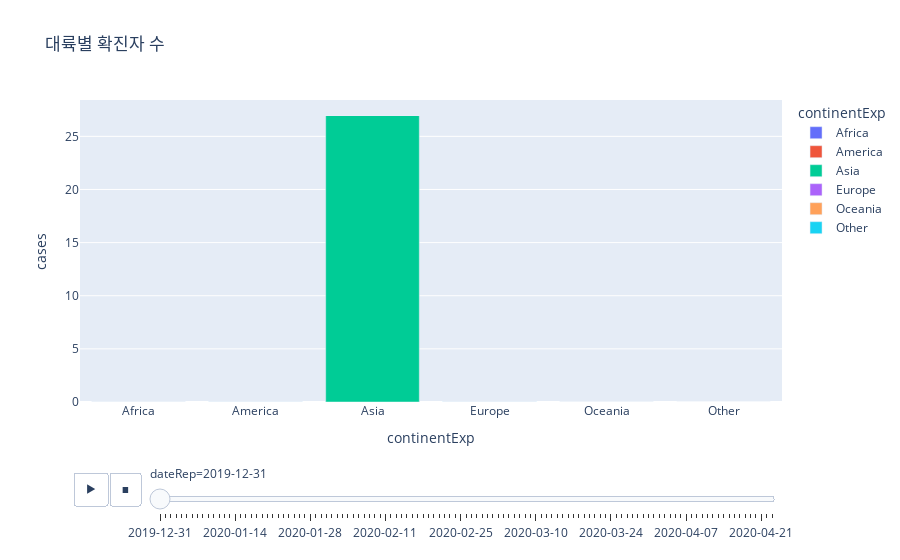

Notebook code for this chart:
### Code cell
Continent_Cases = px.bar(df, x="continentExp", y="cases", color = "continentExp",
             animation_frame="dateRep", title = "대륙별 확진자 수")
Continent_Cases.show()

### Figure 1 — Plotly figure (JSON) as saved in the notebook; plotly's stock layout.template omitted (floating-point values rounded to 4 significant figures)
{"data": [{"alignmentgroup": "True", "hovertemplate": "continentExp=%{x}<br>dateRep=2019-12-31<br>cases=%{y}<extra></extra>", "legendgroup": "Africa", "marker": {"color": "#636efa"}, "name": "Africa", "offsetgroup": "Africa", "orientation": "v", "showlegend": true, "textposition": "auto", "type": "bar", "x": ["Africa", "Africa", "Africa"], "xaxis": "x", "y": [0, 0, 0], "yaxis": "y"}, {"alignmentgroup": "True", "hovertemplate": "continentExp=%{x}<br>dateRep=2019-12-31<br>cases=%{y}<extra></extra>", "legendgroup": "America", "marker": {"color": "#EF553B"}, "name": "America", "offsetgroup": "America", "orientation": "v", "showlegend": true, "textposition": "auto", "type": "bar", "x": ["America", "America", "America", "America", "America", "America"], "xaxis": "x", "y": [0, 0, 0, 0, 0, 0], "yaxis": "y"}, {"alignmentgroup": "True", "hovertemplate": "continentExp=%{x}<br>dateRep=2019-12-31<br>cases=%{y}<extra></extra>", "legendgroup": "Asia", "marker": {"color": "#00cc96"}, "name": "Asia", "offsetgroup": "Asia", "orientation": "v", "showlegend": true, "textposition": "auto", "type": "bar", "x": ["Asia", "Asia", "Asia", "Asia", "Asia", "Asia", "Asia", "Asia", "Asia", "Asia", "Asia", "Asia", "Asia", "Asia", "Asia", "Asia", "Asia", "Asia", "Asia", "Asia", "Asia", "Asia", "Asia", "Asia", "Asia"], "xaxis": "x", "y": [0, 0, 0, 27, 0, 0, 0, 0, 0, 0, 0, 0, 0, 0, 0, 0, 0, 0, 0, 0, 0, 0, 0, 0, 0], "yaxis": "y"}, {"alignmentgroup": "True", "hovertemplate": "continentExp=%{x}<br>dateRep=2019-12-31<br>cases=%{y}<extra></extra>", "legendgroup": "Europe", "marker": {"color": "#ab63fa"}, "name": "Europe", "offsetgroup": "Europe", "orientation": "v", "showlegend": true, "textposition": "auto", "type": "bar", "x": ["Europe", "Europe", "Europe", "Europe", "Europe", "Europe", "Europe", "Europe", "Europe", "Europe", "Europe", "Europe", "Europe", "Europe", "Europe", "Europe", "Europe", "Europe", "Europe", "Europe", "Europe", "Europe", "Europe", "Europe", "Europe", "Europe", "Europe", "Europe", "Europe", "Europe"], "xaxis": "x", "y": [0, 0, 0, 0, 0, 0, 0, 0, 0, 0, 0, 0, 0, 0, 0, 0, 0, 0, 0, 0, 0, 0, 0, 0, 0, 0, 0, 0, 0, 0], "yaxis": "y"}, {"alignmentgroup": "True", "hovertemplate": "continentExp=%{x}<br>dateRep=2019-12-31<br>cases=%{y}<extra></extra>", "legendgroup": "Oceania", "marker": {"color": "#FFA15A"}, "name": "Oceania", "offsetgroup": "Oceania", "orientation": "v", "showlegend": true, "textposition": "auto", "type": "bar", "x": ["Oceania", "Oceania"], "xaxis": "x", "y": [0, 0], "yaxis": "y"}, {"alignmentgroup": "True", "hovertemplate": "continentExp=%{x}<br>dateRep=2019-12-31<br>cases=%{y}<extra></extra>", "legendgroup": "Other", "marker": {"color": "#19d3f3"}, "name": "Other", "offsetgroup": "Other", "orientation": "v", "showlegend": true, "textposition": "auto", "type": "bar", "x": ["Other"], "xaxis": "x", "y": [0], "yaxis": "y"}], "layout": {"barmode": "relative", "legend": {"title": {"text": "continentExp"}, "tracegroupgap": 0}, "sliders": [{"active": 0, "currentvalue": {"prefix": "dateRep="}, "len": 0.9, "pad": {"b": 10, "t": 60}, "steps": [{"args": [["2019-12-31"], {"frame": {"duration": 0, "redraw": true}, "fromcurrent": true, "mode": "immediate", "transition": {"duration": 0, "easing": "linear"}}], "label": "2019-12-31", "method": "animate"}, {"args": [["2020-01-01"], {"frame": {"duration": 0, "redraw": true}, "fromcurrent": true, "mode": "immediate", "transition": {"duration": 0, "easing": "linear"}}], "label": "2020-01-01", "method": "animate"}, {"args": [["2020-01-02"], {"frame": {"duration": 0, "redraw": true}, "fromcurrent": true, "mode": "immediate", "transition": {"duration": 0, "easing": "linear"}}], "label": "2020-01-02", "method": "animate"}, {"args": [["2020-01-03"], {"frame": {"duration": 0, "redraw": true}, "fromcurrent": true, "mode": "immediate", "transition": {"duration": 0, "easing": "linear"}}], "label": "2020-01-03", "method": "animate"}, {"args": [["2020-01-04"], {"frame": {"duration": 0, "redraw": true}, "fromcurrent": true, "mode": "immediate", "transition": {"duration": 0, "easing": "linear"}}], "label": "2020-01-04", "method": "animate"}, {"args": [["2020-01-05"], {"frame": {"duration": 0, "redraw": true}, "fromcurrent": true, "mode": "immediate", "transition": {"duration": 0, "easing": "linear"}}], "label": "2020-01-05", "method": "animate"}, {"args": [["2020-01-06"], {"frame": {"duration": 0, "redraw": true}, "fromcurrent": true, "mode": "immediate", "transition": {"duration": 0, "easing": "linear"}}], "label": "2020-01-06", "method": "animate"}, {"args": [["2020-01-07"], {"frame": {"duration": 0, "redraw": true}, "fromcurrent": true, "mode": "immediate", "transition": {"duration": 0, "easing": "linear"}}], "label": "2020-01-07", "method": "animate"}, {"args": [["2020-01-08"], {"frame": {"duration": 0, "redraw": true}, "fromcurrent": true, "mode": "immediate", "transition": {"duration": 0, "easing": "linear"}}], "label": "2020-01-08", "method": "animate"}, {"args": [["2020-01-09"], {"frame": {"duration": 0, "redraw": true}, "fromcurrent": true, "mode": "immediate", "transition": {"duration": 0, "easing": "linear"}}], "label": "2020-01-09", "method": "animate"}, {"args": [["2020-01-10"], {"frame": {"duration": 0, "redraw": true}, "fromcurrent": true, "mode": "immediate", "transition": {"duration": 0, "easing": "linear"}}], "label": "2020-01-10", "method": "animate"}, {"args": [["2020-01-11"], {"frame": {"duration": 0, "redraw": true}, "fromcurrent": true, "mode": "immediate", "transition": {"duration": 0, "easing": "linear"}}], "label": "2020-01-11", "method": "animate"}, {"args": [["2020-01-12"], {"frame": {"duration": 0, "redraw": true}, "fromcurrent": true, "mode": "immediate", "transition": {"duration": 0, "easing": "linear"}}], "label": "2020-01-12", "method": "animate"}, {"args": [["2020-01-13"], {"frame": {"duration": 0, "redraw": true}, "fromcurrent": true, "mode": "immediate", "transition": {"duration": 0, "easing": "linear"}}], "label": "2020-01-13", "method": "animate"}, {"args": [["2020-01-14"], {"frame": {"duration": 0, "redraw": true}, "fromcurrent": true, "mode": "immediate", "transition": {"duration": 0, "easing": "linear"}}], "label": "2020-01-14", "method": "animate"}, {"args": [["2020-01-15"], {"frame": {"duration": 0, "redraw": true}, "fromcurrent": true, "mode": "immediate", "transition": {"duration": 0, "easing": "linear"}}], "label": "2020-01-15", "method": "animate"}, {"args": [["2020-01-16"], {"frame": {"duration": 0, "redraw": true}, "fromcurrent": true, "mode": "immediate", "transition": {"duration": 0, "easing": "linear"}}], "label": "2020-01-16", "method": "animate"}, {"args": [["2020-01-17"], {"frame": {"duration": 0, "redraw": true}, "fromcurrent": true, "mode": "immediate", "transition": {"duration": 0, "easing": "linear"}}], "label": "2020-01-17", "method": "animate"}, {"args": [["2020-01-18"], {"frame": {"duration": 0, "redraw": true}, "fromcurrent": true, "mode": "immediate", "transition": {"duration": 0, "easing": "linear"}}], "label": "2020-01-18", "method": "animate"}, {"args": [["2020-01-19"], {"frame": {"duration": 0, "redraw": true}, "fromcurrent": true, "mode": "immediate", "transition": {"duration": 0, "easing": "linear"}}], "label": "2020-01-19", "method": "animate"}, {"args": [["2020-01-20"], {"frame": {"duration": 0, "redraw": true}, "fromcurrent": true, "mode": "immediate", "transition": {"duration": 0, "easing": "linear"}}], "label": "2020-01-20", "method": "animate"}, {"args": [["2020-01-21"], {"frame": {"duration": 0, "redraw": true}, "fromcurrent": true, "mode": "immediate", "transition": {"duration": 0, "easing": "linear"}}], "label": "2020-01-21", "method": "animate"}, {"args": [["2020-01-22"], {"frame": {"duration": 0, "redraw": true}, "fromcurrent": true, "mode": "immediate", "transition": {"duration": 0, "easing": "linear"}}], "label": "2020-01-22", "method": "animate"}, {"args": [["2020-01-23"], {"frame": {"duration": 0, "redraw": true}, "fromcurrent": true, "mode": "immediate", "transition": {"duration": 0, "easing": "linear"}}], "label": "2020-01-23", "method": "animate"}, {"args": [["2020-01-24"], {"frame": {"duration": 0, "redraw": true}, "fromcurrent": true, "mode": "immediate", "transition": {"duration": 0, "easing": "linear"}}], "label": "2020-01-24", "method": "animate"}, {"args": [["2020-01-25"], {"frame": {"duration": 0, "redraw": true}, "fromcurrent": true, "mode": "immediate", "transition": {"duration": 0, "easing": "linear"}}], "label": "2020-01-25", "method": "animate"}, {"args": [["2020-01-26"], {"frame": {"duration": 0, "redraw": true}, "fromcurrent": true, "mode": "immediate", "transition": {"duration": 0, "easing": "linear"}}], "label": "2020-01-26", "method": "animate"}, {"args": [["2020-01-27"], {"frame": {"duration": 0, "redraw": true}, "fromcurrent": true, "mode": "immediate", "transition": {"duration": 0, "easing": "linear"}}], "label": "2020-01-27", "method": "animate"}, {"args": [["2020-01-28"], {"frame": {"duration": 0, "redraw": true}, "fromcurrent": true, "mode": "immediate", "transition": {"duration": 0, "easing": "linear"}}], "label": "2020-01-28", "method": "animate"}, {"args": [["2020-01-29"], {"frame": {"duration": 0, "redraw": true}, "fromcurrent": true, "mode": "immediate", "transition": {"duration": 0, "easing": "linear"}}], "label": "2020-01-29", "method": "animate"}, {"args": [["2020-01-30"], {"frame": {"duration": 0, "redraw": true}, "fromcurrent": true, "mode": "immediate", "transition": {"duration": 0, "easing": "linear"}}], "label": "2020-01-30", "method": "animate"}, {"args": [["2020-01-31"], {"frame": {"duration": 0, "redraw": true}, "fromcurrent": true, "mode": "immediate", "transition": {"duration": 0, "easing": "linear"}}], "label": "2020-01-31", "method": "animate"}, {"args": [["2020-02-01"], {"frame": {"duration": 0, "redraw": true}, "fromcurrent": true, "mode": "immediate", "transition": {"duration": 0, "easing": "linear"}}], "label": "2020-02-01", "method": "animate"}, {"args": [["2020-02-02"], {"frame": {"duration": 0, "redraw": true}, "fromcurrent": true, "mode": "immediate", "transition": {"duration": 0, "easing": "linear"}}], "label": "2020-02-02", "method": "animate"}, {"args": [["2020-02-03"], {"frame": {"duration": 0, "redraw": true}, "fromcurrent": true, "mode": "immediate", "transition": {"duration": 0, "easing": "linear"}}], "label": "2020-02-03", "method": "animate"}, {"args": [["2020-02-04"], {"frame": {"duration": 0, "redraw": true}, "fromcurrent": true, "mode": "immediate", "transition": {"duration": 0, "easing": "linear"}}], "label": "2020-02-04", "method": "animate"}, {"args": [["2020-02-05"], {"frame": {"duration": 0, "redraw": true}, "fromcurrent": true, "mode": "immediate", "transition": {"duration": 0, "easing": "linear"}}], "label": "2020-02-05", "method": "animate"}, {"args": [["2020-02-06"], {"frame": {"duration": 0, "redraw": true}, "fromcurrent": true, "mode": "immediate", "transition": {"duration": 0, "easing": "linear"}}], "label": "2020-02-06", "method": "animate"}, {"args": [["2020-02-07"], {"frame": {"duration": 0, "redraw": true}, "fromcurrent": true, "mode": "immediate", "transition": {"duration": 0, "easing": "linear"}}], "label": "2020-02-07", "method": "animate"}, {"args": [["2020-02-08"], {"frame": {"duration": 0, "redraw": true}, "fromcurrent": true, "mode": "immediate", "transition": {"duration": 0, "easing": "linear"}}], "label": "2020-02-08", "method": "animate"}, {"args": [["2020-02-09"], {"frame": {"duration": 0, "redraw": true}, "fromcurrent": true, "mode": "immediate", "transition": {"duration": 0, "easing": "linear"}}], "label": "2020-02-09", "method": "animate"}, {"args": [["2020-02-10"], {"frame": {"duration": 0, "redraw": true}, "fromcurrent": true, "mode": "immediate", "transition": {"duration": 0, "easing": "linear"}}], "label": "2020-02-10", "method": "animate"}, {"args": [["2020-02-11"], {"frame": {"duration": 0, "redraw": true}, "fromcurrent": true, "mode": "immediate", "transition": {"duration": 0, "easing": "linear"}}], "label": "2020-02-11", "method": "animate"}, {"args": [["2020-02-12"], {"frame": {"duration": 0, "redraw": true}, "fromcurrent": true, "mode": "immediate", "transition": {"duration": 0, "easing": "linear"}}], "label": "2020-02-12", "method": "animate"}, {"args": [["2020-02-13"], {"frame": {"duration": 0, "redraw": true}, "fromcurrent": true, "mode": "immediate", "transition": {"duration": 0, "easing": "linear"}}], "label": "2020-02-13", "method": "animate"}, {"args": [["2020-02-14"], {"frame": {"duration": 0, "redraw": true}, "fromcurrent": true, "mode": "immediate", "transition": {"duration": 0, "easing": "linear"}}], "label": "2020-02-14", "method": "animate"}, {"args": [["2020-02-15"], {"frame": {"duration": 0, "redraw": true}, "fromcurrent": true, "mode": "immediate", "transition": {"duration": 0, "easing": "linear"}}], "label": "2020-02-15", "method": "animate"}, {"args": [["2020-02-16"], {"frame": {"duration": 0, "redraw": true}, "fromcurrent": true, "mode": "immediate", "transition": {"duration": 0, "easing": "linear"}}], "label": "2020-02-16", "method": "animate"}, {"args": [["2020-02-17"], {"frame": {"duration": 0, "redraw": true}, "fromcurrent": true, "mode": "immediate", "transition": {"duration": 0, "easing": "linear"}}], "label": "2020-02-17", "method": "animate"}, {"args": [["2020-02-18"], {"frame": {"duration": 0, "redraw": true}, "fromcurrent": true, "mode": "immediate", "transition": {"duration": 0, "easing": "linear"}}], "label": "2020-02-18", "method": "animate"}, {"args": [["2020-02-19"], {"frame": {"duration": 0, "redraw": true}, "fromcurrent": true, "mode": "immediate", "transition": {"duration": 0, "easing": "linear"}}], "label": "2020-02-19", "method": "animate"}, {"args": [["2020-02-20"], {"frame": {"duration": 0, "redraw": true}, "fromcurrent": true, "mode": "immediate", "transition": {"duration": 0, "easing": "linear"}}], "label": "2020-02-20", "method": "animate"}, {"args": [["2020-02-21"], {"frame": {"duration": 0, "redraw": true}, "fromcurrent": true, "mode": "immediate", "transition": {"duration": 0, "easing": "linear"}}], "label": "2020-02-21", "method": "animate"}, {"args": [["2020-02-22"], {"frame": {"duration": 0, "redraw": true}, "fromcurrent": true, "mode": "immediate", "transition": {"duration": 0, "easing": "linear"}}], "label": "2020-02-22", "method": "animate"}, {"args": [["2020-02-23"], {"frame": {"duration": 0, "redraw": true}, "fromcurrent": true, "mode": "immediate", "transition": {"duration": 0, "easing": "linear"}}], "label": "2020-02-23", "method": "animate"}, {"args": [["2020-02-24"], {"frame": {"duration": 0, "redraw": true}, "fromcurrent": true, "mode": "immediate", "transition": {"duration": 0, "easing": "linear"}}], "label": "2020-02-24", "method": "animate"}, {"args": [["2020-02-25"], {"frame": {"duration": 0, "redraw": true}, "fromcurrent": true, "mode": "immediate", "transition": {"duration": 0, "easing": "linear"}}], "label": "2020-02-25", "method": "animate"}, {"args": [["2020-02-26"], {"frame": {"duration": 0, "redraw": true}, "fromcurrent": true, "mode": "immediate", "transition": {"duration": 0, "easing": "linear"}}], "label": "2020-02-26", "method": "animate"}, {"args": [["2020-02-27"], {"frame": {"duration": 0, "redraw": true}, "fromcurrent": true, "mode": "immediate", "transition": {"duration": 0, "easing": "linear"}}], "label": "2020-02-27", "method": "animate"}, {"args": [["2020-02-28"], {"frame": {"duration": 0, "redraw": true}, "fromcurrent": true, "mode": "immediate", "transition": {"duration": 0, "easing": "linear"}}], "label": "2020-02-28", "method": "animate"}, {"args": [["2020-02-29"], {"frame": {"duration": 0, "redraw": true}, "fromcurrent": true, "mode": "immediate", "transition": {"duration": 0, "easing": "linear"}}], "label": "2020-02-29", "method": "animate"}, {"args": [["2020-03-01"], {"frame": {"duration": 0, "redraw": true}, "fromcurrent": true, "mode": "immediate", "transition": {"duration": 0, "easing": "linear"}}], "label": "2020-03-01", "method": "animate"}, {"args": [["2020-03-02"], {"frame": {"duration": 0, "redraw": true}, "fromcurrent": true, "mode": "immediate", "transition": {"duration": 0, "easing": "linear"}}], "label": "2020-03-02", "method": "animate"}, {"args": [["2020-03-03"], {"frame": {"duration": 0, "redraw": true}, "fromcurrent": true, "mode": "immediate", "transition": {"duration": 0, "easing": "linear"}}], "label": "2020-03-03", "method": "animate"}, {"args": [["2020-03-04"], {"frame": {"duration": 0, "redraw": true}, "fromcurrent": true, "mode": "immediate", "transition": {"duration": 0, "easing": "linear"}}], "label": "2020-03-04", "method": "animate"}, {"args": [["2020-03-05"], {"frame": {"duration": 0, "redraw": true}, "fromcurrent": true, "mode": "immediate", "transition": {"duration": 0, "easing": "linear"}}], "label": "2020-03-05", "method": "animate"}, {"args": [["2020-03-06"], {"frame": {"duration": 0, "redraw": true}, "fromcurrent": true, "mode": "immediate", "transition": {"duration": 0, "easing": "linear"}}], "label": "2020-03-06", "method": "animate"}, {"args": [["2020-03-07"], {"frame": {"duration": 0, "redraw": true}, "fromcurrent": true, "mode": "immediate", "transition": {"duration": 0, "easing": "linear"}}], "label": "2020-03-07", "method": "animate"}, {"args": [["2020-03-08"], {"frame": {"duration": 0, "redraw": true}, "fromcurrent": true, "mode": "immediate", "transition": {"duration": 0, "easing": "linear"}}], "label": "2020-03-08", "method": "animate"}, {"args": [["2020-03-09"], {"frame": {"duration": 0, "redraw": true}, "fromcurrent": true, "mode": "immediate", "transition": {"duration": 0, "easing": "linear"}}], "label": "2020-03-09", "method": "animate"}, {"args": [["2020-03-10"], {"frame": {"duration": 0, "redraw": true}, "fromcurrent": true, "mode": "immediate", "transition": {"duration": 0, "easing": "linear"}}], "label": "2020-03-10", "method": "animate"}, {"args": [["2020-03-11"], {"frame": {"duration": 0, "redraw": true}, "fromcurrent": true, "mode": "immediate", "transition": {"duration": 0, "easing": "linear"}}], "label": "2020-03-11", "method": "animate"}, {"args": [["2020-03-12"], {"frame": {"duration": 0, "redraw": true}, "fromcurrent": true, "mode": "immediate", "transition": {"duration": 0, "easing": "linear"}}], "label": "2020-03-12", "method": "animate"}, {"args": [["2020-03-13"], {"frame": {"duration": 0, "redraw": true}, "fromcurrent": true, "mode": "immediate", "transition": {"duration": 0, "easing": "linear"}}], "label": "2020-03-13", "method": "animate"}, {"args": [["2020-03-14"], {"frame": {"duration": 0, "redraw": true}, "fromcurrent": true, "mode": "immediate", "transition": {"duration": 0, "easing": "linear"}}], "label": "2020-03-14", "method": "animate"}, {"args": [["2020-03-15"], {"frame": {"duration": 0, "redraw": true}, "fromcurrent": true, "mode": "immediate", "transition": {"duration": 0, "easing": "linear"}}], "label": "2020-03-15", "method": "animate"}, {"args": [["2020-03-16"], {"frame": {"duration": 0, "redraw": true}, "fromcurrent": true, "mode": "immediate", "transition": {"duration": 0, "easing": "linear"}}], "label": "2020-03-16", "method": "animate"}, {"args": [["2020-03-17"], {"frame": {"duration": 0, "redraw": true}, "fromcurrent": true, "mode": "immediate", "transition": {"duration": 0, "easing": "linear"}}], "label": "2020-03-17", "method": "animate"}, {"args": [["2020-03-18"], {"frame": {"duration": 0, "redraw": true}, "fromcurrent": true, "mode": "immediate", "transition": {"duration": 0, "easing": "linear"}}], "label": "2020-03-18", "method": "animate"}, {"args": [["2020-03-19"], {"frame": {"duration": 0, "redraw": true}, "fromcurrent": true, "mode": "immediate", "transition": {"duration": 0, "easing": "linear"}}], "label": "2020-03-19", "method": "animate"}, {"args": [["2020-03-20"], {"frame": {"duration": 0, "redraw": true}, "fromcurrent": true, "mode": "immediate", "transition": {"duration": 0, "easing": "linear"}}], "label": "2020-03-20", "method": "animate"}, {"args": [["2020-03-21"], {"frame": {"duration": 0, "redraw": true}, "fromcurrent": true, "mode": "immediate", "transition": {"duration": 0, "easing": "linear"}}], "label": "2020-03-21", "method": "animate"}, {"args": [["2020-03-22"], {"frame": {"duration": 0, "redraw": true}, "fromcurrent": true, "mode": "immediate", "transition": {"duration": 0, "easing": "linear"}}], "label": "2020-03-22", "method": "animate"}, {"args": [["2020-03-23"], {"frame": {"duration": 0, "redraw": true}, "fromcurrent": true, "mode": "immediate", "transition": {"duration": 0, "easing": "linear"}}], "label": "2020-03-23", "method": "animate"}, {"args": [["2020-03-24"], {"frame": {"duration": 0, "redraw": true}, "fromcurrent": true, "mode": "immediate", "transition": {"duration": 0, "easing": "linear"}}], "label": "2020-03-24", "method": "animate"}, {"args": [["2020-03-25"], {"frame": {"duration": 0, "redraw": true}, "fromcurrent": true, "mode": "immediate", "transition": {"duration": 0, "easing": "linear"}}], "label": "2020-03-25", "method": "animate"}, {"args": [["2020-03-26"], {"frame": {"duration": 0, "redraw": true}, "fromcurrent": true, "mode": "immediate", "transition": {"duration": 0, "easing": "linear"}}], "label": "2020-03-26", "method": "animate"}, {"args": [["2020-03-27"], {"frame": {"duration": 0, "redraw": true}, "fromcurrent": true, "mode": "immediate", "transition": {"duration": 0, "easing": "linear"}}], "label": "2020-03-27", "method": "animate"}, {"args": [["2020-03-28"], {"frame": {"duration": 0, "redraw": true}, "fromcurrent": true, "mode": "immediate", "transition": {"duration": 0, "easing": "linear"}}], "label": "2020-03-28", "method": "animate"}, {"args": [["2020-03-29"], {"frame": {"duration": 0, "redraw": true}, "fromcurrent": true, "mode": "immediate", "transition": {"duration": 0, "easing": "linear"}}], "label": "2020-03-29", "method": "animate"}, {"args": [["2020-03-30"], {"frame": {"duration": 0, "redraw": true}, "fromcurrent": true, "mode": "immediate", "transition": {"duration": 0, "easing": "linear"}}], "label": "2020-03-30", "method": "animate"}, {"args": [["2020-03-31"], {"frame": {"duration": 0, "redraw": true}, "fromcurrent": true, "mode": "immediate", "transition": {"duration": 0, "easing": "linear"}}], "label": "2020-03-31", "method": "animate"}, {"args": [["2020-04-01"], {"frame": {"duration": 0, "redraw": true}, "fromcurrent": true, "mode": "immediate", "transition": {"duration": 0, "easing": "linear"}}], "label": "2020-04-01", "method": "animate"}, {"args": [["2020-04-02"], {"frame": {"duration": 0, "redraw": true}, "fromcurrent": true, "mode": "immediate", "transition": {"duration": 0, "easing": "linear"}}], "label": "2020-04-02", "method": "animate"}, {"args": [["2020-04-03"], {"frame": {"duration": 0, "redraw": true}, "fromcurrent": true, "mode": "immediate", "transition": {"duration": 0, "easing": "linear"}}], "label": "2020-04-03", "method": "animate"}, {"args": [["2020-04-04"], {"frame": {"duration": 0, "redraw": true}, "fromcurrent": true, "mode": "immediate", "transition": {"duration": 0, "easing": "linear"}}], "label": "2020-04-04", "method": "animate"}, {"args": [["2020-04-05"], {"frame": {"duration": 0, "redraw": true}, "fromcurrent": true, "mode": "immediate", "transition": {"duration": 0, "easing": "linear"}}], "label": "2020-04-05", "method": "animate"}, {"args": [["2020-04-06"], {"frame": {"duration": 0, "redraw": true}, "fromcurrent": true, "mode": "immediate", "transition": {"duration": 0, "easing": "linear"}}], "label": "2020-04-06", "method": "animate"}, {"args": [["2020-04-07"], {"frame": {"duration": 0, "redraw": true}, "fromcurrent": true, "mode": "immediate", "transition": {"duration": 0, "easing": "linear"}}], "label": "2020-04-07", "method": "animate"}, {"args": [["2020-04-08"], {"frame": {"duration": 0, "redraw": true}, "fromcurrent": true, "mode": "immediate", "transition": {"duration": 0, "easing": "linear"}}], "label": "2020-04-08", "method": "animate"}, {"args": [["2020-04-09"], {"frame": {"duration": 0, "redraw": true}, "fromcurrent": true, "mode": "immediate", "transition": {"duration": 0, "easing": "linear"}}], "label": "2020-04-09", "method": "animate"}, {"args": [["2020-04-10"], {"frame": {"duration": 0, "redraw": true}, "fromcurrent": true, "mode": "immediate", "transition": {"duration": 0, "easing": "linear"}}], "label": "2020-04-10", "method": "animate"}, {"args": [["2020-04-11"], {"frame": {"duration": 0, "redraw": true}, "fromcurrent": true, "mode": "immediate", "transition": {"duration": 0, "easing": "linear"}}], "label": "2020-04-11", "method": "animate"}, {"args": [["2020-04-12"], {"frame": {"duration": 0, "redraw": true}, "fromcurrent": true, "mode": "immediate", "transition": {"duration": 0, "easing": "linear"}}], "label": "2020-04-12", "method": "animate"}, {"args": [["2020-04-13"], {"frame": {"duration": 0, "redraw": true}, "fromcurrent": true, "mode": "immediate", "transition": {"duration": 0, "easing": "linear"}}], "label": "2020-04-13", "method": "animate"}, {"args": [["2020-04-14"], {"frame": {"duration": 0, "redraw": true}, "fromcurrent": true, "mode": "immediate", "transition": {"duration": 0, "easing": "linear"}}], "label": "2020-04-14", "method": "animate"}, {"args": [["2020-04-15"], {"frame": {"duration": 0, "redraw": true}, "fromcurrent": true, "mode": "immediate", "transition": {"duration": 0, "easing": "linear"}}], "label": "2020-04-15", "method": "animate"}, {"args": [["2020-04-16"], {"frame": {"duration": 0, "redraw": true}, "fromcurrent": true, "mode": "immediate", "transition": {"duration": 0, "easing": "linear"}}], "label": "2020-04-16", "method": "animate"}, {"args": [["2020-04-17"], {"frame": {"duration": 0, "redraw": true}, "fromcurrent": true, "mode": "immediate", "transition": {"duration": 0, "easing": "linear"}}], "label": "2020-04-17", "method": "animate"}, {"args": [["2020-04-18"], {"frame": {"duration": 0, "redraw": true}, "fromcurrent": true, "mode": "immediate", "transition": {"duration": 0, "easing": "linear"}}], "label": "2020-04-18", "method": "animate"}, {"args": [["2020-04-19"], {"frame": {"duration": 0, "redraw": true}, "fromcurrent": true, "mode": "immediate", "transition": {"duration": 0, "easing": "linear"}}], "label": "2020-04-19", "method": "animate"}, {"args": [["2020-04-20"], {"frame": {"duration": 0, "redraw": true}, "fromcurrent": true, "mode": "immediate", "transition": {"duration": 0, "easing": "linear"}}], "label": "2020-04-20", "method": "animate"}, {"args": [["2020-04-21"], {"frame": {"duration": 0, "redraw": true}, "fromcurrent": true, "mode": "immediate", "transition": {"duration": 0, "easing": "linear"}}], "label": "2020-04-21", "method": "animate"}, {"args": [["2020-04-22"], {"frame": {"duration": 0, "redraw": true}, "fromcurrent": true, "mode": "immediate", "transition": {"duration": 0, "easing": "linear"}}], "label": "2020-04-22", "method": "animate"}, {"args": [["2020-04-23"], {"frame": {"duration": 0, "redraw": true}, "fromcurrent": true, "mode": "immediate", "transition": {"duration": 0, "easing": "linear"}}], "label": "2020-04-23", "method": "animate"}], "x": 0.1, "xanchor": "left", "y": 0, "yanchor": "top"}], "title": {"text": "대륙별 확진자 수"}, "updatemenus": [{"buttons": [{"args": [null, {"frame": {"duration": 500, "redraw": true}, "fromcurrent": true, "mode": "immediate", "transition": {"duration": 500, "easing": "linear"}}], "label": "&#9654;", "method": "animate"}, {"args": [[null], {"frame": {"duration": 0, "redraw": true}, "fromcurrent": true, "mode": "immediate", "transition": {"duration": 0, "easing": "linear"}}], "label": "&#9724;", "method": "animate"}], "direction": "left", "pad": {"r": 10, "t": 70}, "showactive": false, "type": "buttons", "x": 0.1, "xanchor": "right", "y": 0, "yanchor": "top"}], "xaxis": {"anchor": "y", "categoryarray": ["Africa", "America", "Asia", "Europe", "Oceania", "Other"], "categoryorder": "array", "domain": [0, 1], "title": {"text": "continentExp"}}, "yaxis": {"anchor": "x", "domain": [0, 1], "title": {"text": "cases"}}}}
